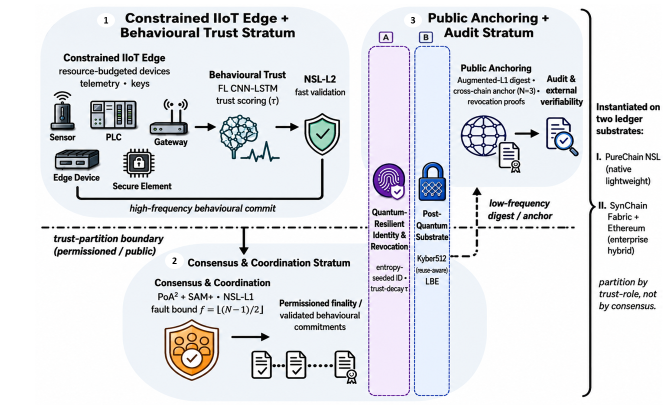
#> input picture paper/figures/Picture133.PNG, 1338 x 822 px, found by its file name (shown at 1/2 size)
$ python fig4_arch_patch.py ../paper/figures/Picture133.PNG
#> lines starting #> are read from the running program, lines starting #| are printed output that depends on the picture
"""Fig4_arch.png: Picture133.PNG with two labels corrected.

- per-window behavioural score written q_i (was tau, which denotes the
  revocation threshold in Chapter 4)
- second instantiation named "Fabric + Ethereum" (the undefined name
  "SynChain" removed), matching the text
Usage: python fig4_arch_patch.py <figures_dir>
"""
import os
import sys
from PIL import Image, ImageDraw, ImageFont

FIG = sys.argv[1]
im = Image.open(os.path.join(FIG, "Picture133.PNG")).convert("RGB")
dr = ImageDraw.Draw(im)
INK = (20, 20, 20)
FONT = "C:/Windows/Fonts/seguisb.ttf"


def put(text, x, top, font):
    # place text so that its ink starts at (x, top)
    l, t, _, _ = font.getbbox(text)
    dr.text((x - l, top - t), text, font=font, fill=INK)


# 1. "trust scoring (tau)" -> "trust scoring (q_i)", centred on the old label
dr.rectangle((429, 189, 562, 214), fill=(238, 243, 248))
f = ImageFont.truetype(FONT, 18)
fs = ImageFont.truetype(FONT, 12)
head, q, sub, tail = "trust scoring (", "q", "i", ")"
w = f.getlength(head) + f.getlength(q) + fs.getlength(sub) + 1 + f.getlength(tail)
x = (433 + 556) / 2 - w / 2
top = 193
_, pt, _, _ = f.getbbox("(")
y = top - pt
dr.text((x, y), head, font=f, fill=INK); x += f.getlength(head)
dr.text((x, y), q, font=f, fill=INK); x += f.getlength(q)
dr.text((x, y + 9), sub, font=fs, fill=INK); x += fs.getlength(sub) + 1
dr.text((x, y), tail, font=f, fill=INK)

# 2. "II. SynChain / Fabric + / Ethereum / (enterprise / hybrid)" ->
#    "II. Fabric + / Ethereum / (enterprise / hybrid)"
dr.rectangle((1214, 400, 1337, 514), fill=(255, 255, 255))
g = ImageFont.truetype(FONT, 17)
put("Fabric +", 1221, 404, g)
put("Ethereum", 1217, 426, g)
put("(enterprise", 1217, 449, g)
put("hybrid)", 1217, 471, g)

im.save(os.path.join(FIG, "Fig4_arch.png"))
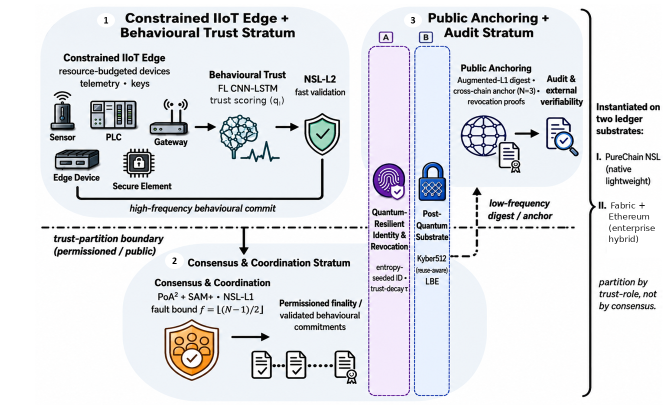
#> saved as Fig4_arch.png: PIL image 1338x822 RGB (shown at 1/2 size); mean R, G, B 225.6, 227.1, 231.1

$ run again, with paper/figures/Picture1.png copied over paper/figures/Picture133.PNG
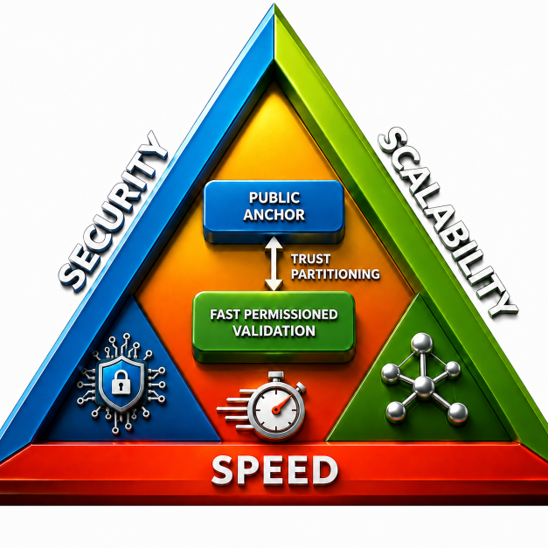
#> input picture paper/figures/Picture1.png, 548 x 548 px, found by its file name
#> `im.save(os.path.join(FIG, "Fig4_arch.png"))`:
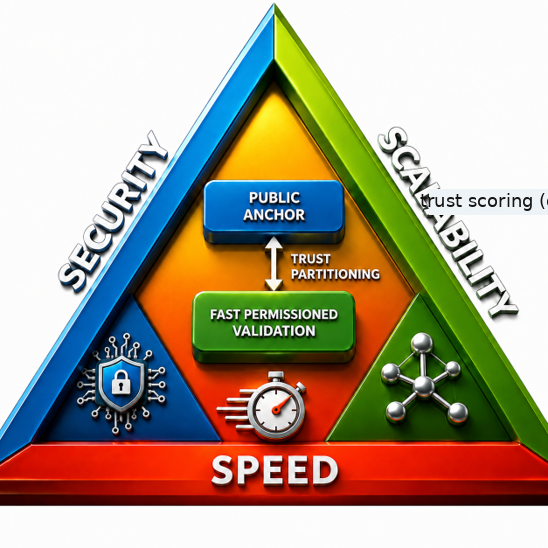
#> saved as Fig4_arch.png: PIL image 548x548 RGB; mean R, G, B 172.8, 161.3, 141.4

$ run again, with paper/figures/Picture10.png copied over paper/figures/Picture133.PNG
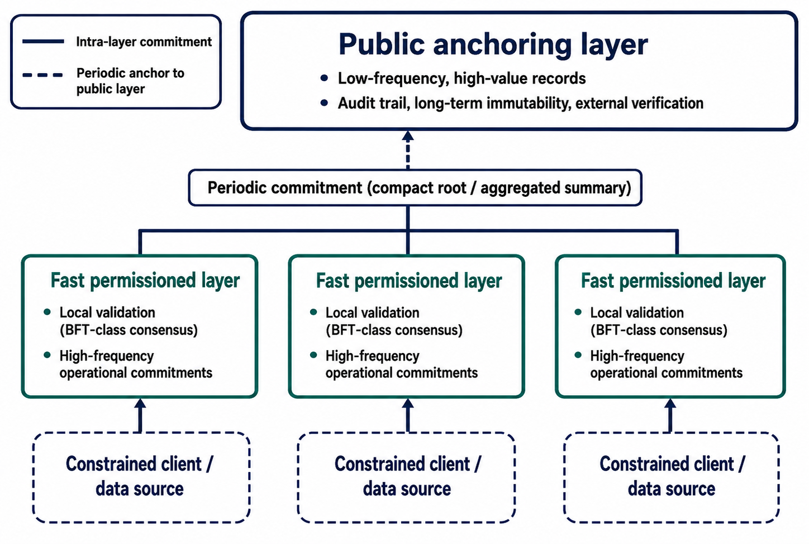
#> input picture paper/figures/Picture10.png, 809 x 544 px, found by its file name
#> `im.save(os.path.join(FIG, "Fig4_arch.png"))`:
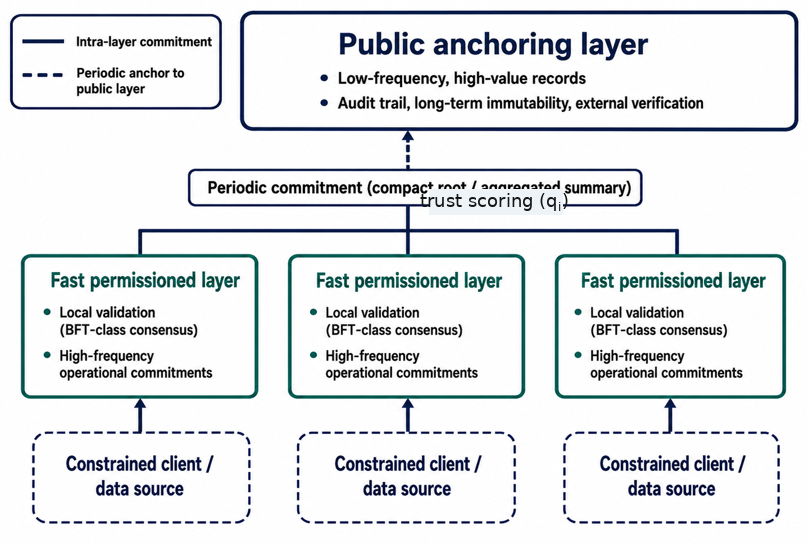
#> saved as Fig4_arch.png: PIL image 809x544 RGB; mean R, G, B 227.2, 230, 232.2

$ run again, with paper/figures/Picture11.png copied over paper/figures/Picture133.PNG
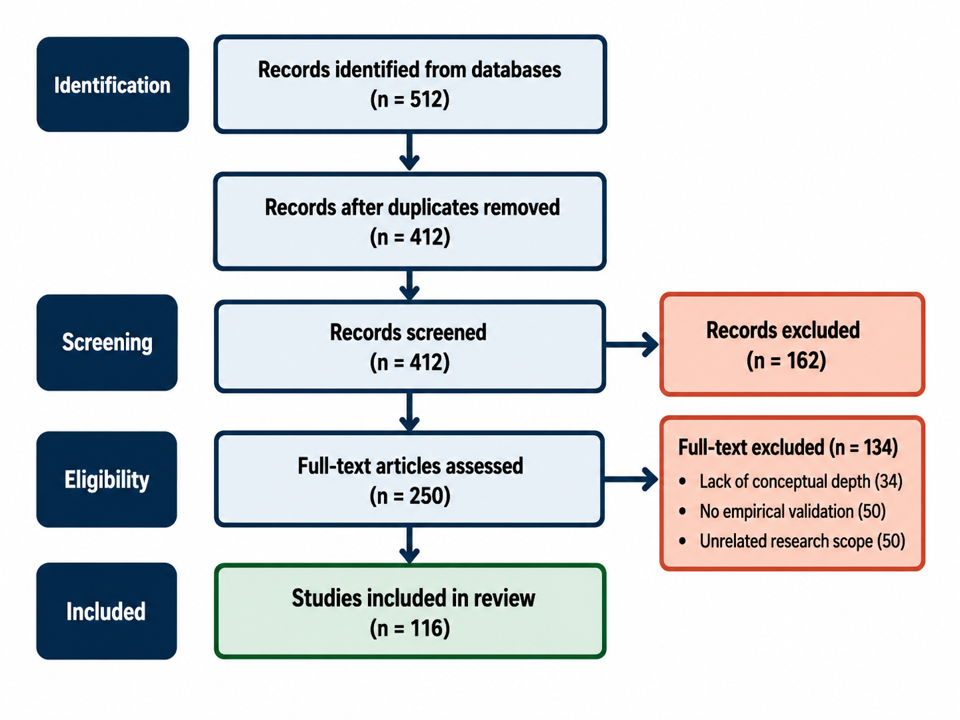
#> input picture paper/figures/Picture11.png, 960 x 720 px, found by its file name
#> `im.save(os.path.join(FIG, "Fig4_arch.png"))`:
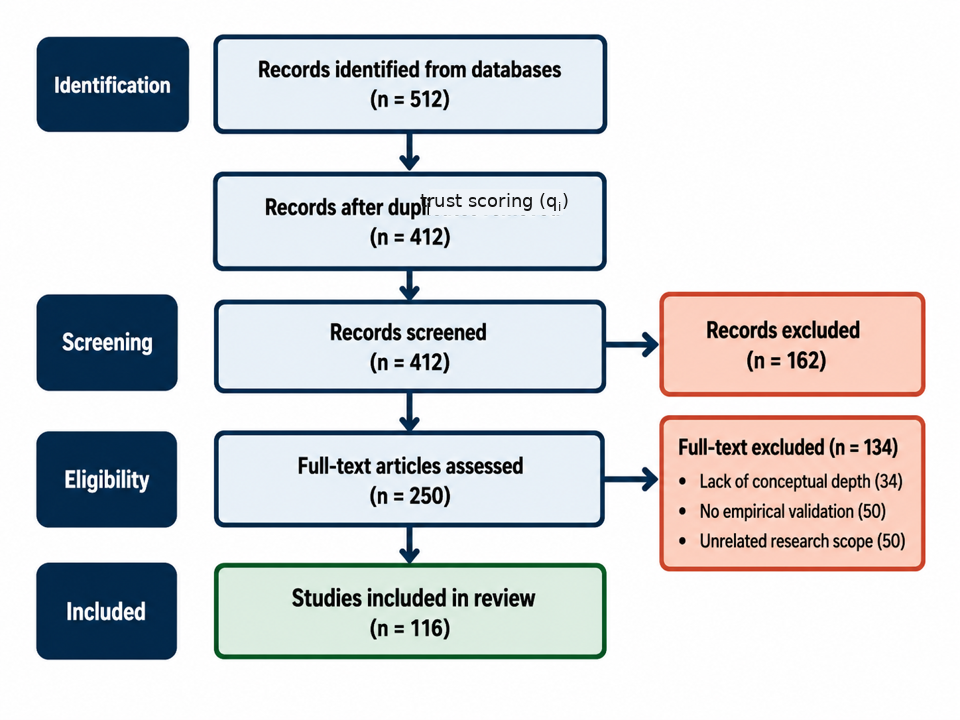
#> saved as Fig4_arch.png: PIL image 960x720 RGB; mean R, G, B 213.4, 215, 217.4
